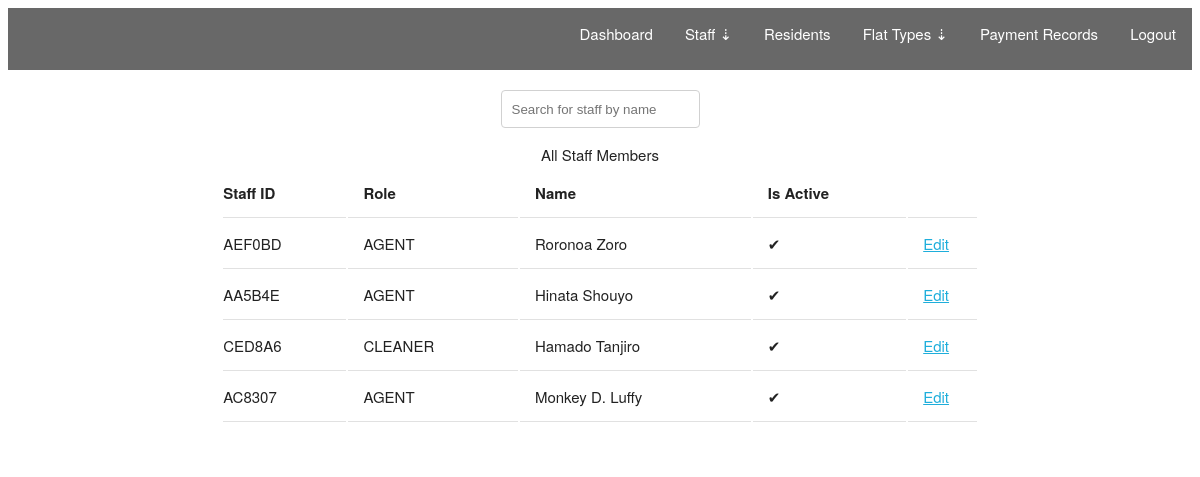
Before: /admin/all_staff (signed in) with the older database file.
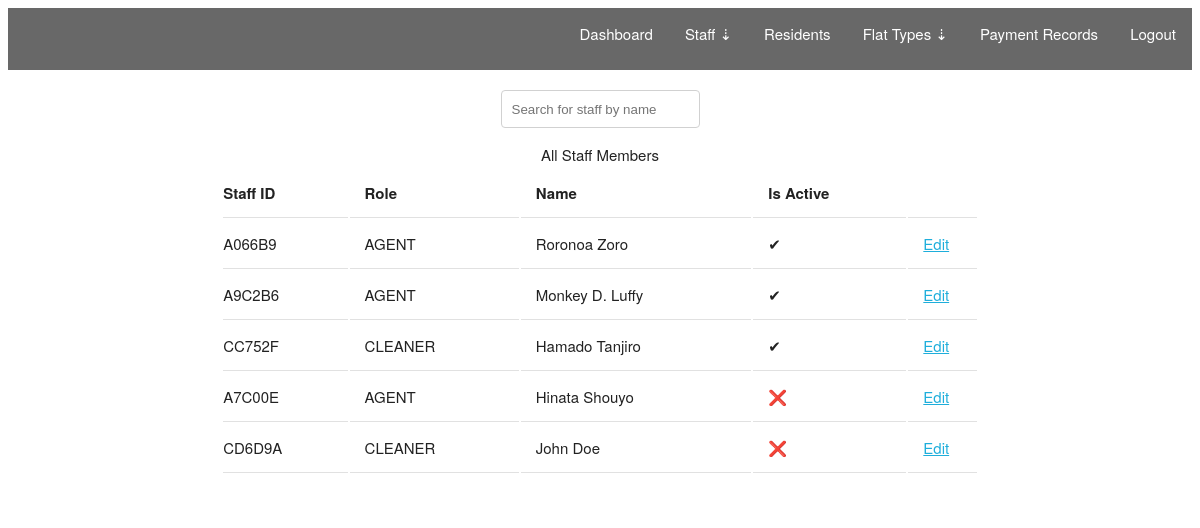
After: the same page with the newer database file.
### estate/models.py (models this page shows, shortened)
class User(UserMixin, db.Model):
    __tablename__ = 'users'
    id = db.Column(db.Integer, primary_key=True)
    user_tag = db.Column(db.String(64), unique=True)
    password_hash = db.Column(db.String(128))
    fullname = db.Column(db.String(128))
    email = db.Column(db.String(128))
    number = db.Column(db.String(64))
    is_active = db.Column(db.BOOLEAN)
    joined_date = db.Column(db.DateTime, default=datetime.now())
    @property
    def password(self):
        raise AttributeError('PROPERTY NOT ACCESSIBLE')
    role_id = db.Column(db.Integer, db.ForeignKey('roles.id'))
    payments = db.relationship('Payment', backref='resident', lazy='dynamic')
    flat = db.relationship('Flat', uselist=False, backref='resident')
    def get_users(role: str) -> list:
        staff = []
        ids = {'staff': [2, 3], 'residents':[1],'agents':[2], 'cleaners':[3]}
        for id in ids[role]:
            staff.append(User.query.filter_by(role_id=id))
        return staff

class Role(db.Model):
    __tablename__ = 'roles'
    id = db.Column(db.Integer, primary_key=True)
    name = db.Column(db.String(64), unique=True)
    users = db.relationship('User', backref='role', lazy='dynamic')

### estate/blueprints/admin/views.py (the view)
@admin.route('/admin/all_staff')
@login_required
@admin_required
def all_staff():
    page = request.args.get('page', 1, type=int)
    queries = User.get_users('staff')
    staffs = queries.pop(0)
    for query in queries:
        staffs = staffs.union(query)
    staffs = staffs.order_by(User.is_active.desc())
    return render_template('admin/all_staff.html', staffs=staffs)

### estate/models.py (called while the page is built)
@login_manager.user_loader
def load_user(user_id):
    return User.query.get(user_id)

### estate/templates/admin/all_staff.html (shortened to what this page needs)
{% extends "base.html" %}
{% block content %}
<header>
    {% include 'partials/admin_nav.html' %}
</header>
<div class="container">
    <div class="container">
        <div class="search-div">
            <input type="text" onkeyup="search()" placeholder="Search for staff by name" id="searchBtn">
        </div>
        <table class="u-full-width staff">
            <caption>All Staff Members</caption>
            <thead>
                <tr>
                    <th>Staff ID</th>
                    <th>Role</th>
                    <th>Name</th>
                    <th>Is Active</th>
                    <th></th>
                </tr>
            </thead>
            <tbody>
                {% for staff in staffs %}
                <tr class="{{ staff.fullname }}">
                    <td>{{ staff.user_tag }}</td>
                    <td>{{ staff.role.name }}</td>
                    <td>{{ staff.fullname }}</td>
                    {% if staff.is_active %}
                    <td>✔</td>
                    {% else %}
                    <td>❌</td>
                    {% endif %}
                    <td><a href="{{ url_for('.edit_staff', id=staff.id) }}">Edit</a></td>
                </tr>
                {% endfor %}
            </tbody>
        </table>
    </div>
</div>
{% endblock %}

### estate/templates/base.html (shortened to what this page needs)
<!DOCTYPE html>
<html lang="en">
<head>
    <link rel="stylesheet" href="{{ url_for('static', filename='css/custom.css') }}", type="text/css">
    <link rel="stylesheet" href="{{ url_for('static', filename='css/skeleton.css')}}" type="text/css">
</head>
<body>
    <main>
        {% block content %}
        {% endblock %}
    </main>
</body>
</html>

### estate/templates/partials/admin_nav.html (shortened to what this page needs)
<nav>
    <nav class="u-pull-right">
        <div>
            <li style="list-style: none;">
                <a href="{{ url_for('.dash') }}">Dashboard</a>
            </li>
            <div class="dropdown">
                <a class="dropbtn">Staff &#8675;</a>
            </div>
            <li style="list-style: none;">
                <a href="{{ url_for('.residents') }}">Residents</a>
            </li>
            <div class="dropdown">
                <a class="dropbtn">Flat Types &#8675;</a>
            </div>
            <li style="list-style: none;">
                <a href="{{ url_for('.payments') }}">Payment Records</a>
            </li>
            <li style="list-style: none;">
                <a href="{{ url_for('.logout') }}">Logout</a>
            </li>
        </div>
    </nav>
</nav>

### estate/static/css/custom.css (style rules this page uses)
.search-div { display: flex; justify-content: center; align-items: center; margin-top: 20px; }
nav { background-color: rgb(104, 104, 104); overflow: hidden; }
nav div { list-style-type: none; margin: 0; padding: 0; }
nav div li { float: left; }
nav div li a { display: block; color: white; text-align: center; padding: 14px 16px; text-decoration: none; }
.dropdown { float: left; overflow: hidden; }
.dropdown .dropbtn { display: block; color: white; text-align: center; padding: 14px 16px; text-decoration: none; }

### estate/static/css/skeleton.css (style rules this page uses)
.container { position: relative; width: 100%; max-width: 960px; margin: 0 auto; padding: 0 20px; box-sizing: border-box; }
@media (min-width: 400px) { .container { width: 85%; padding: 0; } }
@media (min-width: 550px) { .container { width: 80%; } }
html { font-size: 62.5%; }
body { font-size: 1.5em; line-height: 1.6; font-weight: 400; font-family: "Raleway", "HelveticaNeue", "Helvetica Neue", Helvetica, Arial, sans-serif; color: #222; }
a { color: #1EAEDB; }
input[type="email"], input[type="number"], input[type="search"], input[type="text"], input[type="tel"], input[type="url"], input[type="password"], textarea, select { height: 38px; padding: 6px 10px; background-color: #fff; border: 1px solid #D1D1D1; border-radius: 4px; box-shadow: none; box-sizing: border-box; }
input[type="email"], input[type="number"], input[type="search"], input[type="text"], input[type="tel"], input[type="url"], input[type="password"], textarea { -webkit-appearance: none; -moz-appearance: none; appearance: none; }
li { margin-bottom: 1rem; }
th, td { padding: 12px 15px; text-align: left; border-bottom: 1px solid #E1E1E1; }
th:first-child, td:first-child { padding-left: 0; }
th:last-child, td:last-child { padding-right: 0; }
input, textarea, select, fieldset { margin-bottom: 1.5rem; }
pre, blockquote, dl, figure, table, p, ul, ol, form { margin-bottom: 2.5rem; }
.u-full-width { width: 100%; box-sizing: border-box; }
.u-pull-right { float: right; }
.container:after, .row:after, .u-cf { content: ""; display: table; clear: both; }

Changed rows visible on the page:
removed User: user_tag "AA5B4E", role.name "AGENT", fullname "Hinata Shouyo"
removed User: user_tag "CED8A6", role.name "CLEANER", fullname "Hamado Tanjiro"
removed User: user_tag "AC8307", role.name "AGENT", fullname "Monkey D. Luffy"
changed User "Roronoa Zoro": user_tag "AEF0BD" → "A066B9"
added User: user_tag "A9C2B6", role.name "AGENT", fullname "Monkey D. Luffy"
added User: user_tag "CC752F", role.name "CLEANER", fullname "Hamado Tanjiro"
added User: user_tag "A7C00E", role.name "AGENT", fullname "Hinata Shouyo"
added User: user_tag "CD6D9A", role.name "CLEANER", fullname "John Doe"
